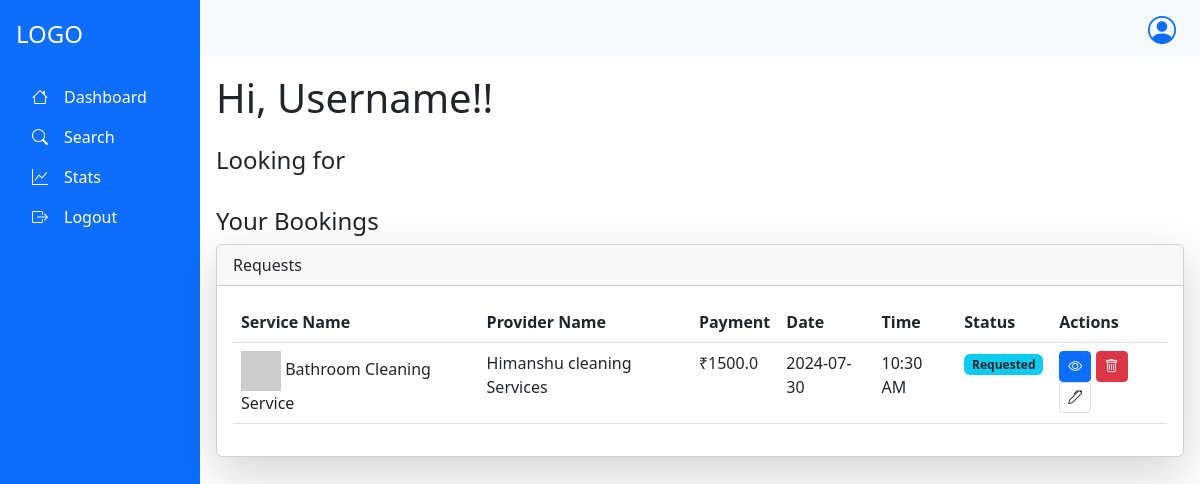
The app's page /customer/Dashboard, older data.
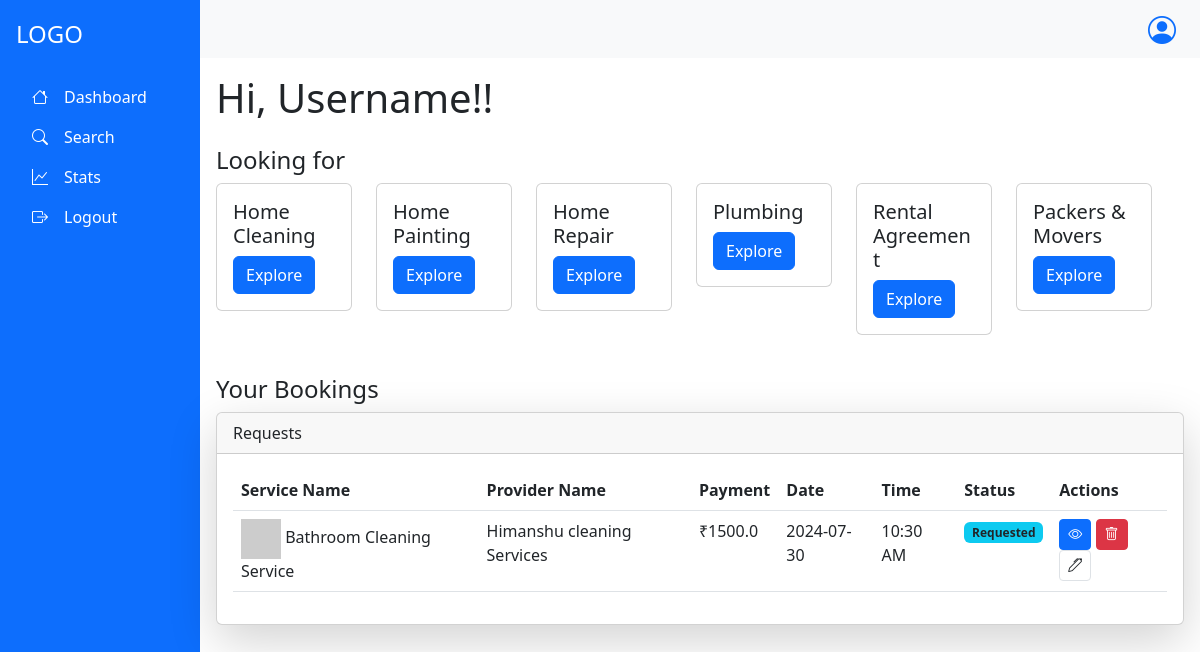
The same page, newer data.
### app.py (models this page shows)
class Services(db.Model):
    __tablename__="services"
    s_id=db.Column(db.Integer, primary_key=True, autoincrement= True)
    s_name=db.Column(db.String,unique=True)
    packages=db.relationship("Package", backref="service")

### app.py (the view)
@app.route("/customer/Dashboard",methods=["GET","POST"])
def Dashboard():
    if request.method=="GET":
        s=db.session.query(Services).all()
        serv=[]
        for ser in s:
            serv.append(ser.s_name)
        return render_template("/Customer/CustomerDashboard.html",servname=serv)

### templates/Customer/CustomerDashboard.html (shortened to what this page needs)
{% extends "/Customer/customer_base.html" %}
{% block content %}
<h1 class="mb-4">Hi, Username!!</h1>
<div class="mb-5">
  <h4>Looking for</h4>
  <div class="row">
    {% for service in servname %}
    <div class="col-sm-6 mb-3" style="width:10rem">
        <div class="card">
            <div class="card-body">
            <h5 class="card-title">{{service}}</h5>
            <a href="/customer/search?sname={{service}}" class="btn btn-primary">Explore</a>
            </div>
        </div>
    </div>
    {% endfor %}
</div>
<h4 class="mt-4">Your Bookings</h4>
<div class="card shadow-lg">
  <div class="card-header">
      Requests
  </div>
  <div class="card-body">
      <table class="table">
          <thead>
              <tr>
                  <th>Service Name</th>
                  <th>Provider Name</th>
                  <th>Payment</th>
                  <th>Date</th>
                  <th>Time</th>
                  <th>Status</th>
                  <th>Actions</th>
              </tr>
          </thead>
          <tbody>
              <tr>
                  <td>
                      <img src="https://via.placeholder.com/40" alt="Logo" class="image-holder">
                      Bathroom Cleaning Service
                  </td>
                  <td>Himanshu cleaning Services</td>
                  <td>₹1500.0</td>
                  <td>2024-07-30</td>
                  <td>10:30 AM</td>
                  <td><span class="badge bg-info text-dark">Requested</span></td>
                  <td class="action-btns">
                      <button class="btn btn-sm btn-primary" data-bs-toggle="modal" data-bs-target="#exampleModal3" >
                        <i class="bi bi-eye"></i>
                    </button>
                      <button class="btn btn-sm btn-danger" data-bs-toggle="modal" data-bs-target="#exampleModal">
                          <i class="bi bi-trash"></i>
                      </button>
                      <button class="btn btn-sm btn-white border" data-bs-toggle="modal" data-bs-target="#exampleModal2" >
                          <i class="bi bi-pen"></i>
                      </button>
                  </td>
              </tr>
          </tbody>
      </table>
  </div>
</div>
{% endblock %}

### templates/Customer/customer_base.html (shortened to what this page needs)
<!DOCTYPE html>
<html lang="en">
<head>
  <link href="https://cdn.jsdelivr.net/npm/bootstrap@5.3.0-alpha3/dist/css/bootstrap.min.css" rel="stylesheet">
  <link rel="stylesheet" href="https://cdn.jsdelivr.net/npm/bootstrap-icons/font/bootstrap-icons.css">
</head>
<body>
    <div class="container-fluid">
      <div class="row min-vh-100 d-flex flex-column flex-md-row">
        <nav class="col-md-3 col-lg-2 d-flex flex-column bg-primary text-white p-3 vh-100 position-fixed">
            <div class="text-start py-1 mb-3">
              <h4 class="text-white">LOGO</h4>
            </div>
            <ul class="nav flex-column">
              <li class="nav-item">
                <a class="nav-link text-white" href="/customer/Dashboard"><i class="bi bi-house"></i><span class="px-3">Dashboard</span></a>
              </li>
              <li class="nav-item">
                <a class="nav-link text-white" href="/customer/search"><i class="bi bi-search"></i><span class="px-3">Search</span></a>
              </li>
              <li class="nav-item">
                <a class="nav-link text-white" href="#"><i class="bi bi-graph-up"></i><span class="px-3">Stats</span></a>
              </li>
              <li class="nav-item">
                <a class="nav-link text-white" href="#"><i class="bi bi-box-arrow-right"></i><span class="px-3">Logout</span></a>
              </li>
            </ul>
        </nav>
        <div class="col-md-9 ms-sm-auto col-lg-10 px-md-0">
          <nav class="navbar navbar-expand-lg navbar-light bg-light w-100">
            <div class="dropdown ms-auto me-4">
              <a href="#" class="d-flex align-items-center text-decoration-none" id="dropdownUser" data-bs-toggle="dropdown" aria-expanded="false">
                <i class="bi bi-person-circle fs-3"></i>
              </a>
            </div>
          </nav>
          <main class="p-3">
            {% block content %}
            {% endblock %}
          </main>
        </div>
      </div>
    </div>
</body>
</html>

Row changes from the older to the newer data that the page shows:
added Services: s_name "Home Cleaning"
added Services: s_name "Home Painting"
added Services: s_name "Home Repair"
added Services: s_name "Plumbing"
added Services: s_name "Rental Agreement"
added Services: s_name "Packers & Movers"
